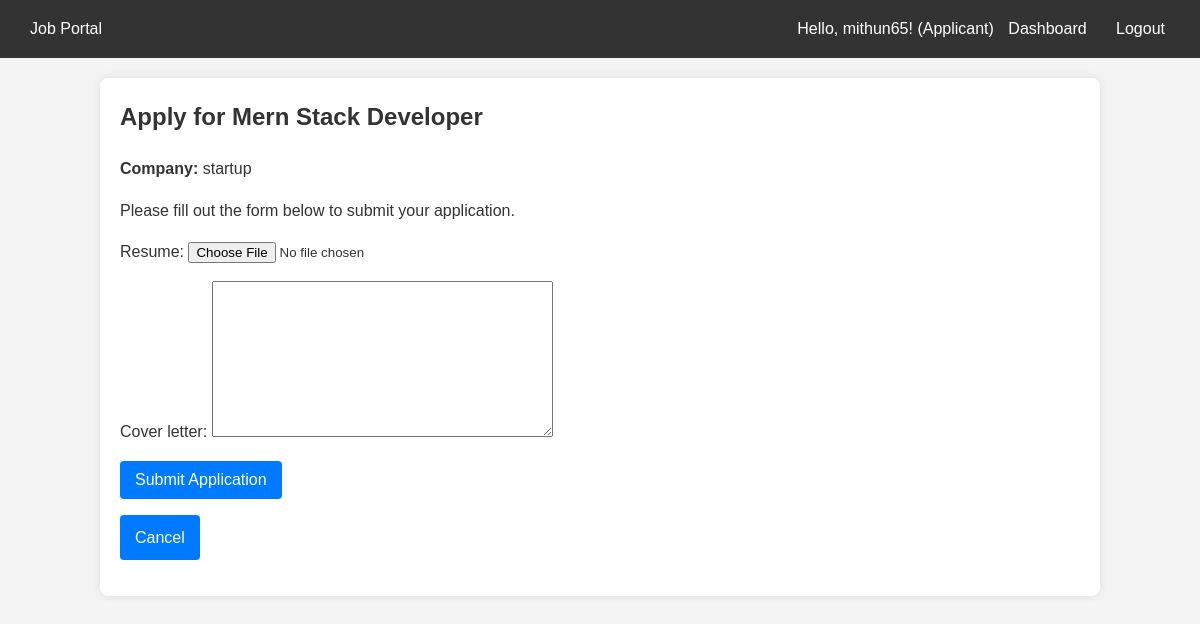
The page /jobs/2/apply/ (signed in) on the database its author committed.
### jobs/models.py (models this page shows, shortened)
class User(AbstractUser):
    ROLE_CHOICES = (
        ('applicant', 'Applicant'),
        ('employer', 'Employer'),
    )
    role = models.CharField(max_length=20, choices=ROLE_CHOICES, default='applicant')

class Job(models.Model):
    title = models.CharField(max_length=255)
    company_name = models.CharField(max_length=255)
    location = models.CharField(max_length=255)
    description = models.TextField()
    posted_by = models.ForeignKey(User, on_delete=models.CASCADE, related_name='posted_jobs')
    created_at = models.DateTimeField(auto_now_add=True)

### jobs/views.py (the view)
# urls.py: path('jobs/<int:job_id>/apply/', job_views.apply_for_job, name='apply_for_job'),
@login_required
def apply_for_job(request, job_id):
    job = get_object_or_404(Job, id=job_id)
    if Application.objects.filter(job=job, applicant=request.user).exists():
        messages.error(request, 'You have already applied for this job.')
        return redirect('job_detail', job_id=job_id)
    if request.method == 'POST':
        form = ApplicationForm(request.POST, request.FILES)
        if form.is_valid():
            application = form.save(commit=False)
            application.job = job
            application.applicant = request.user
            application.save()
            messages.success(request, 'Application submitted successfully!')
            return redirect('applicant_dashboard')
    else:
        form = ApplicationForm()
    return render(request, 'jobs/apply_for_job.html', {'form': form, 'job': job})

### jobs/forms.py
class ApplicationForm(forms.ModelForm):
    class Meta:
        model = Application
        fields = ['resume', 'cover_letter']

### jobs/templates/jobs/apply_for_job.html (shortened to what this page needs)
{% extends 'jobs/base.html' %}
{% block content %}
    <h2>Apply for {{ job.title }}</h2>
    <p><strong>Company:</strong> {{ job.company_name }}</p>
    <p>Please fill out the form below to submit your application.</p>
    <form method="post" enctype="multipart/form-data">
        {{ form.as_p }}
        <button type="submit" class="btn btn-primary">Submit Application</button>
    </form>
    <p><a href="{% url 'job_detail' job.id %}" class="btn">Cancel</a></p>
{% endblock %}

### jobs/templates/jobs/base.html (shortened to what this page needs)
<!DOCTYPE html>
<html lang="en">
<head>
</head>
<body>
    <nav class="navbar">
        <div>
            <a href="{% url 'home' %}">Job Portal</a>
        </div>
        <div>
            {% if user.is_authenticated %}
                <span>Hello, {{ user.username }}! ({{ user.role|capfirst }})</span>
                {% if user.role == 'employer' %}
                    <a href="{% url 'employer_dashboard' %}">Dashboard</a>
                {% elif user.role == 'applicant' %}
                    <a href="{% url 'applicant_dashboard' %}">Dashboard</a>
                {% endif %}
               <form action="{% url 'logout' %}" method="post" style="display:inline;">
    <button type="submit" class="btn" style="background:none;border:none;color:white;cursor:pointer;">Logout</button>
</form>
            {% else %}
                <a href="{% url 'login' %}">Login</a>
                <a href="{% url 'register' %}">Register</a>
            {% endif %}
        </div>
    </nav>
    <div class="container">
        {% block content %}{% endblock %}
    </div>
</body>
</html>

### jobs/templates/jobs/base.html (style rules this page uses)
body { font-family: Arial, sans-serif; margin: 0; padding: 0; background-color: #f4f4f4; color: #333; line-height: 1.6; }
.navbar { background-color: #333; color: white; padding: 10px 20px; display: flex; justify-content: space-between; align-items: center; }
.navbar a { color: white; text-decoration: none; margin: 0 10px; padding: 5px 0; }
.container { max-width: 960px; margin: 20px auto; padding: 20px; background-color: white; border-radius: 8px; box-shadow: 0 0 10px rgba(0,0,0,0.1); }
h1, h2, h3, h4 { color: #333; margin-top: 0; }
.btn { background-color: #007bff; color: white; padding: 10px 15px; border: none; border-radius: 4px; cursor: pointer; text-decoration: none; display: inline-block; font-size: 1rem; }

### rows shown on the page
User: username "mithun65", role "Applicant"
Job: title "Mern Stack Developer", company_name "startup"
